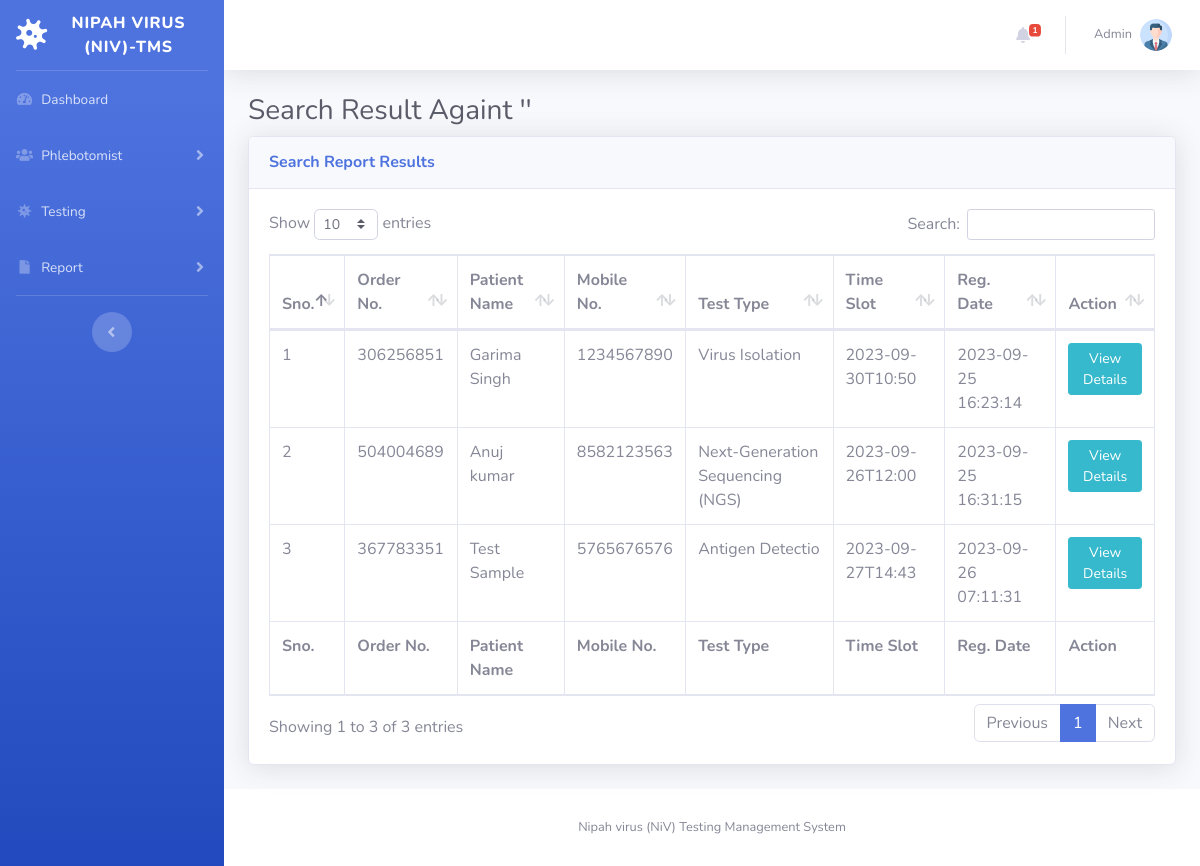
/search-report-result.php (signed in), run on the app's committed database.
### tables this page shows
CREATE TABLE `tbltestrecord` (
  `id` int(11) NOT NULL,
  `OrderNumber` bigint(14) DEFAULT NULL,
  `PatientMobileNumber` bigint(14) DEFAULT NULL,
  `TestType` varchar(100) DEFAULT NULL,
  `TestTimeSlot` varchar(120) DEFAULT NULL,
  `ReportStatus` varchar(100) DEFAULT NULL,
  `FinalReport` varchar(150) DEFAULT NULL,
  `ReportUploadTime` varchar(200) DEFAULT NULL,
  `RegistrationDate` timestamp NULL DEFAULT current_timestamp(),
  `AssignedtoEmpId` varchar(150) DEFAULT NULL,
  `AssigntoName` varchar(180) DEFAULT NULL,
  `AssignedTime` varchar(100) DEFAULT NULL
);

CREATE TABLE `tblpatients` (
  `id` int(11) NOT NULL,
  `FullName` varchar(120) DEFAULT NULL,
  `MobileNumber` bigint(12) DEFAULT NULL,
  `DateOfBirth` date DEFAULT NULL,
  `GovtIssuedId` varchar(150) DEFAULT NULL,
  `GovtIssuedIdNo` varchar(150) DEFAULT NULL,
  `FullAddress` varchar(255) DEFAULT NULL,
  `State` varchar(200) DEFAULT NULL,
  `RegistrationDate` timestamp NOT NULL DEFAULT current_timestamp()
);

### search-report-result.php (the view, shortened to what this page needs)
<?php session_start();
include_once('includes/config.php');
if (strlen($_SESSION['aid']==0)) {
  header('location:logout.php');
  } else{
?>
<!DOCTYPE html>
<html lang="en">
<head>
    <link href="vendor/fontawesome-free/css/all.min.css" rel="stylesheet" type="text/css">
    <link href="css/sb-admin-2.min.css" rel="stylesheet">
    <link href="vendor/datatables/dataTables.bootstrap4.min.css" rel="stylesheet">
</head>
<body id="page-top">
    <div id="wrapper">
  <?php include_once('includes/sidebar.php');?>
        <div id="content-wrapper" class="d-flex flex-column">
            <div id="content">
<?php include_once('includes/topbar.php');?>
                <div class="container-fluid">
<?php
$searchdata=$_POST['serachdata'];
?>
                    <h1 class="h3 mb-2 text-gray-800">Search Result Againt '<?php echo $searchdata;?>' </h1>
                    <div class="card shadow mb-4">
                        <div class="card-header py-3">
                            <h6 class="m-0 font-weight-bold text-primary">Search Report Results</h6>
                        </div>
                        <div class="card-body">
                            <div class="table-responsive">
                                <form name="assignto" method="post">
                    <table class="table table-bordered" id="dataTable" width="100%" cellspacing="0">
                                    <thead>
                                        <tr>
                                            <th>Sno.</th>
                                            <th>Order No.</th>
                                            <th>Patient Name</th>
                                            <th>Mobile No.</th>
                                            <th>Test Type</th>
                                            <th>Time Slot</th>
                                            <th>Reg. Date</th>
                                            <th>Action</th>
                                        </tr>
                                    </thead>
                                      <tfoot>
                                            <tr>
                                            <th>Sno.</th>
                                            <th>Order No.</th>
                                            <th>Patient Name</th>
                                            <th>Mobile No.</th>
                                            <th>Test Type</th>
                                            <th>Time Slot</th>
                                            <th>Reg. Date</th>
                                            <th>Action</th>
                                        </tr>
                                    </tfoot>
                                    <tbody>
<?php $query=mysqli_query($con,"select tbltestrecord.OrderNumber,tblpatients.FullName,tblpatients.MobileNumber,tbltestrecord.TestType,tbltestrecord.TestTimeSlot,tbltestrecord.RegistrationDate,tbltestrecord.id as testid from tbltestrecord
join tblpatients on tblpatients.MobileNumber=tbltestrecord.PatientMobileNumber
where (tblpatients.FullName like '%$searchdata%' || tblpatients.MobileNumber like '%$searchdata%' || tbltestrecord.OrderNumber like '%$searchdata%')
    ");
$cnt=1;
while($row=mysqli_fetch_array($query)){
?>
                                        <tr>
                                            <td><?php echo $cnt;?></td>
                                            <td><?php echo $row['OrderNumber'];?></td>
                                            <td><?php echo $row['FullName'];?></td>
                                            <td><?php echo $row['MobileNumber'];?></td>
                                            <td><?php echo $row['TestType'];?></td>
                                            <td><?php echo $row['TestTimeSlot'];?></td>
                                             <td><?php echo $row['RegistrationDate'];?></td>
                                            <td>
                                <a href="test-details.php?tid=<?php echo $row['testid'];?>&&oid=<?php echo $row['OrderNumber'];?>" class="btn btn-info btn-sm" target="blank">View Details</a>
                            </td>
                                        </tr>
<?php $cnt++;} ?>
                                    </tbody>
                                </table>
                                     </form>
                            </div>
                        </div>
                    </div>
                </div>
            </div>
    <?php include_once('includes/footer.php');?>
        </div>
    </div>
</body>
</html>
<?php } ?>

### includes/topbar.php (shortened to what this page needs)
      <nav class="navbar navbar-expand navbar-light bg-white topbar mb-4 static-top shadow">
            <?php if($_SESSION['aid']):?>
                    <ul class="navbar-nav ml-auto">
<?php $query=mysqli_query($con,"select * from tbltestrecord where ReportStatus is null");
$count=mysqli_num_rows($query);
?>
                        <li class="nav-item dropdown no-arrow mx-1">
                            <a class="nav-link dropdown-toggle" href="#" id="alertsDropdown" role="button"
                                data-toggle="dropdown" aria-haspopup="true" aria-expanded="false">
                                <i class="fas fa-bell fa-fw"></i>
                                <span class="badge badge-danger badge-counter"><?php echo $count;?></span>
                            </a>
                        </li>
                        <li class="nav-item dropdown no-arrow">
                            <a class="nav-link dropdown-toggle" href="#" id="userDropdown" role="button"
                                data-toggle="dropdown" aria-haspopup="true" aria-expanded="false">
                <?php
$adid=$_SESSION['aid'];
$ret1=mysqli_query($con,"select AdminName from tbladmin where ID='$adid'");
while($row1=mysqli_fetch_array($ret1)){
?>
                                <span class="mr-2 d-none d-lg-inline text-gray-600 small"><?php  echo $row1['AdminName'];?></span>
                           <?php } ?>
                                <img class="img-profile rounded-circle"
                                    src="img/profile.png">
                            </a>
                        </li>
                    </ul>
                <?php endif;?>
                </nav>

### data on the page
tbltestrecord: OrderNumber "306256851", tblpatients.FullName "Garima Singh", tblpatients.MobileNumber "1234567890", TestType "Virus Isolation", TestTimeSlot "2023-09-30T10:50", RegistrationDate "2023-09-25 16:23:14"
tbltestrecord: OrderNumber "504004689", tblpatients.FullName "Anuj kumar", tblpatients.MobileNumber "8582123563", TestType "Next-Generation Sequencing (NGS)", TestTimeSlot "2023-09-26T12:00", RegistrationDate "2023-09-25 16:31:15"
tbltestrecord: OrderNumber "367783351", tblpatients.FullName "Test Sample", tblpatients.MobileNumber "5765676576", TestType "Antigen Detectio", TestTimeSlot "2023-09-27T14:43", RegistrationDate "2023-09-26 07:11:31"

### other printed values
$count "1"
$row1['AdminName'] "Admin"
